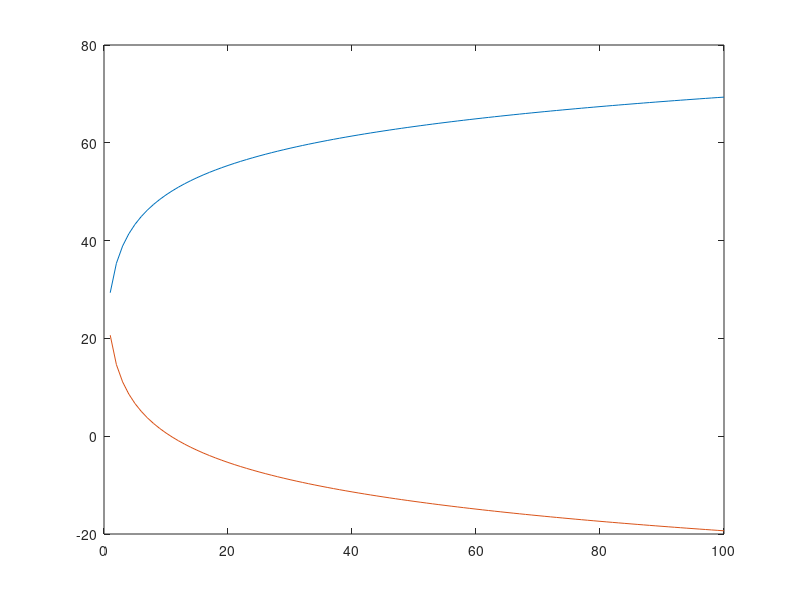

Recreate this plot in MATLAB.
T=100;                  %Transmitted power in watts
TdB = 10*log10(1000*T)  %Transmitted power in dBm
for d=1:1:100
    FSPL(d)=(4*pi*d*700*10^6/(3*10^8))^2;
    FSPLdB(d)=10*log10(FSPL(d));
    Pr(d)=TdB-FSPLdB(d);
end
figure
plot(FSPLdB)
hold on
plot(Pr)